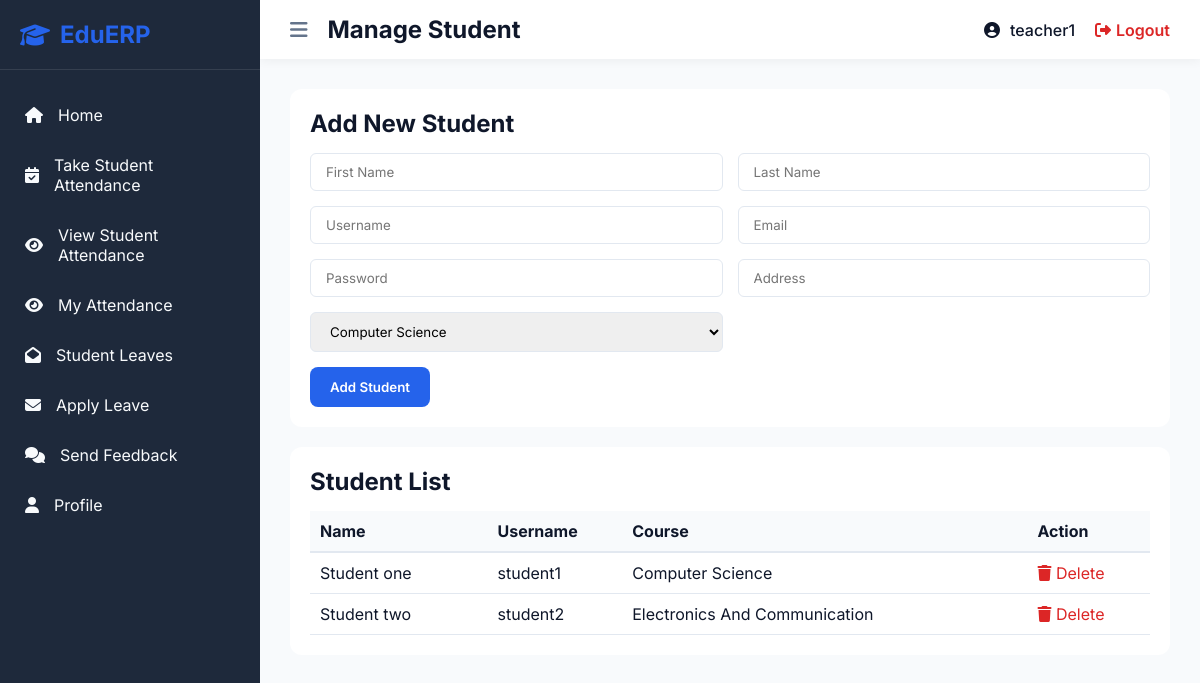
Page /management/manage_student/ (signed in) on the committed database.
### accounts/models.py (models this page shows)
class CustomUser(AbstractUser):
    USER_TYPE_CHOICES = ((1, "HOD"), (2, "Staff"), (3, "Student"))
    user_type = models.IntegerField(choices=USER_TYPE_CHOICES, default=1)
    class Meta:
        db_table = 'CUSTOM_USER_TABLE'

### students/models.py (models this page shows)
class Student(models.Model):
    id = models.AutoField(primary_key=True)
    admin = models.OneToOneField(CustomUser, on_delete=models.CASCADE)
    gender = models.CharField(max_length=50)
    profile_pic = models.FileField(blank=True, null=True)
    address = models.TextField()
    course_id = models.ForeignKey(Course, on_delete=models.DO_NOTHING)
    session_start_year = models.DateField(null=True, blank=True)
    session_end_year = models.DateField(null=True, blank=True)
    created_at = models.DateTimeField(auto_now_add=True)
    updated_at = models.DateTimeField(auto_now=True)
    class Meta:
        db_table = 'STUDENT_TABLE'

### management/models.py (models this page shows)
class Course(models.Model):
    id = models.AutoField(primary_key=True)
    course_name = models.CharField(max_length=255)
    created_at = models.DateTimeField(auto_now_add=True)
    updated_at = models.DateTimeField(auto_now=True)
    class Meta:
        db_table = 'COURSE_TABLE'

### management/views.py (the view)
# urls.py: path('manage_student/', views.manage_student, name='manage_student'),
@login_required(login_url='/')
def manage_student(request):
    return render(request, 'management/manage_student.html', {
        'students': Student.objects.all(),
        'courses': Course.objects.all(),
    })

### management/templates/management/manage_student.html (shortened to what this page needs)
{% extends 'base.html' %}
{% block page_title %}Manage Student{% endblock %}
{% block content %}
<div class="content-section" style="background: white; padding: 20px; border-radius: 12px;">
    <h2>Add New Student</h2>
    <form action="{% url 'add_student_save' %}" method="POST" style="margin-top: 15px;">
        <div style="display: grid; grid-template-columns: 1fr 1fr; gap: 15px;">
            <input type="text" name="first_name" placeholder="First Name" required class="form-input">
            <input type="text" name="last_name" placeholder="Last Name" required class="form-input">
            <input type="text" name="username" placeholder="Username" required class="form-input">
            <input type="email" name="email" placeholder="Email" required class="form-input">
            <input type="password" name="password" placeholder="Password" required class="form-input">
            <input type="text" name="address" placeholder="Address" required class="form-input">
            <select name="course_id" required class="form-input">
                {% for course in courses %}
                    <option value="{{ course.id }}">{{ course.course_name }}</option>
                {% endfor %}
            </select>
        </div>
        <button type="submit" class="btn-primary" style="margin-top: 15px;">Add Student</button>
    </form>
</div>
<div class="content-section" style="background: white; padding: 20px; border-radius: 12px; margin-top: 20px;">
    <h2>Student List</h2>
    <table style="width: 100%; text-align: left; margin-top: 15px; border-collapse: collapse;">
        <tr style="background: var(--bg-color); border-bottom: 2px solid var(--border-color);">
            <th style="padding: 10px;">Name</th>
            <th>Username</th>
            <th>Course</th>
            <th>Action</th>
        </tr>
        {% for student in students %}
        <tr style="border-bottom: 1px solid var(--border-color);">
            <td style="padding: 10px;">{{ student.admin.first_name }} {{ student.admin.last_name }}</td>
            <td>{{ student.admin.username }}</td>
            <td>{{ student.course_id.course_name }}</td>
            <td><a href="{% url 'delete_student' student.admin.id %}" style="color: var(--danger); text-decoration: none;"><i class="fas fa-trash"></i> Delete</a></td>
        </tr>
        {% endfor %}
    </table>
</div>
{% endblock %}

### templates/base.html (shortened to what this page needs)
<!DOCTYPE html>
<html lang="en">
<head>
    <link rel="stylesheet" href="https://cdnjs.cloudflare.com/ajax/libs/font-awesome/6.4.0/css/all.min.css">
    <link rel="stylesheet" href="/static/css/style.css">
</head>
<body>
    <div class="app-container">
        <aside class="sidebar">
            <div class="sidebar-header">
                <h2><i class="fas fa-graduation-cap"></i> EduERP</h2>
            </div>
            <ul class="sidebar-menu">
                {% if request.user.user_type == 1 %}
                    <li><a href="{% url 'admin_home' %}"><i class="fas fa-home"></i> Home</a></li>
                    <li><a href="{% url 'manage_staff' %}"><i class="fas fa-users"></i> Staff</a></li>
                    <li><a href="{% url 'manage_student' %}"><i class="fas fa-user-graduate"></i> Students</a></li>
                    <li><a href="{% url 'manage_course' %}"><i class="fas fa-book"></i> Courses</a></li>
                    <li><a href="{% url 'manage_subject' %}"><i class="fas fa-book-open"></i> Subjects</a></li>
                    <li><a href="{% url 'admin_staff_attendance' %}"><i class="fas fa-calendar-check"></i> Staff Attendance</a></li>
                    <li><a href="{% url 'admin_leave_requests' %}"><i class="fas fa-envelope"></i> Leave Requests</a></li>
                    <li><a href="{% url 'admin_feedback_message' %}"><i class="fas fa-comments"></i> Feedback</a></li>
                {% elif request.user.user_type == 2 %}
                    <li><a href="{% url 'staff_home' %}"><i class="fas fa-home"></i> Home</a></li>
                    <li><a href="{% url 'staff_take_attendance' %}"><i class="fas fa-calendar-check"></i> Take Student Attendance</a></li>
                    <li><a href="{% url 'staff_view_attendance' %}"><i class="fas fa-eye"></i> View Student Attendance</a></li>
                    <li><a href="{% url 'staff_view_personal_attendance' %}"><i class="fas fa-eye"></i> My Attendance</a></li>
                    <li><a href="{% url 'staff_student_leave_requests' %}"><i class="fas fa-envelope-open"></i> Student Leaves</a></li>
                    <li><a href="{% url 'staff_apply_leave' %}"><i class="fas fa-envelope"></i> Apply Leave</a></li>
                    <li><a href="{% url 'staff_feedback' %}"><i class="fas fa-comments"></i> Send Feedback</a></li>
                {% endif %}
                <li><a href="{% url 'profile_view' %}"><i class="fas fa-user"></i> Profile</a></li>
            </ul>
        </aside>
        <div class="main-content">
            <header class="top-header">
                <div class="header-left">
                    <button id="toggle-sidebar" class="btn-icon"><i class="fas fa-bars"></i></button>
                    <h2>{% block page_title %}Dashboard{% endblock %}</h2>
                </div>
                <div class="header-right">
                    <div class="user-profile">
                        <i class="fas fa-user-circle"></i>
                        <a href="{% url 'profile_view' %}" style="text-decoration: none; color: inherit;">{{ request.user.username }}</a>
                    </div>
                    <a href="{% url 'logout_user' %}" class="btn-logout"><i class="fas fa-sign-out-alt"></i> Logout</a>
                </div>
            </header>
            <main class="page-content">
                {% block content %}
                {% endblock %}
            </main>
        </div>
    </div>
</body>
</html>

### static/css/style.css (style rules this page uses)
:root { --primary: #2563eb; --primary-hover: #1d4ed8; --secondary: #475569; --bg-color: #f8fafc; --card-bg: #ffffff; --text-main: #0f172a; --text-muted: #64748b; --border-color: #e2e8f0; --sidebar-bg: #1e293b; --sidebar-text: #f8fafc; --sidebar-hover: #334155; --sidebar-active: #475569; --success: #16a34a; --danger: #dc2626; --warning: #ca8a04; }
* { margin: 0; padding: 0; box-sizing: border-box; font-family: 'Inter', sans-serif; }
body { background-color: var(--bg-color); color: var(--text-main); }
.btn-primary { background: var(--primary); color: white; border: none; padding: 12px 20px; border-radius: 8px; cursor: pointer; font-weight: 600; transition: all 0.3s; }
.app-container { display: flex; min-height: 100vh; }
.sidebar { width: 260px; background: var(--sidebar-bg); color: var(--sidebar-text); transition: all 0.3s; position: fixed; height: 100vh; z-index: 100; }
.sidebar-header { padding: 20px; border-bottom: 1px solid rgba(255,255,255,0.1); }
.sidebar-header h2 { display: flex; align-items: center; gap: 10px; font-size: 24px; color: var(--primary); }
.sidebar-menu { list-style: none; padding: 20px 0; }
.sidebar-menu li a { display: flex; align-items: center; gap: 15px; padding: 15px 25px; color: var(--sidebar-text); text-decoration: none; transition: all 0.3s; }
.main-content { flex: 1; margin-left: 260px; transition: all 0.3s; }
.top-header { background: var(--card-bg); padding: 15px 30px; display: flex; justify-content: space-between; align-items: center; box-shadow: 0 2px 10px rgba(0,0,0,0.05); position: sticky; top: 0; z-index: 90; }
.header-left { display: flex; align-items: center; gap: 20px; }
.btn-icon { background: none; border: none; font-size: 20px; color: var(--text-muted); cursor: pointer; transition: color 0.3s; }
.header-right { display: flex; align-items: center; gap: 20px; }
.user-profile { display: flex; align-items: center; gap: 10px; font-weight: 500; }
.btn-logout { color: var(--danger); text-decoration: none; display: flex; align-items: center; gap: 5px; font-weight: 600; transition: opacity 0.3s; }
.page-content { padding: 30px; }
.form-input { width: 100%; padding: 10px 15px; border: 1px solid var(--border-color); border-radius: 6px; outline: none; font-family: 'Inter', sans-serif; }

### rows in the picture
CustomUser: user.username "teacher1"
Student: admin.first_name "Student", admin.last_name "one", admin.username "student1", course_id.course_name "Computer Science"
Student: admin.first_name "Student", admin.last_name "two", admin.username "student2", course_id.course_name "Electronics And Communication"

### other values in the picture
form field course_id "Computer Science"
